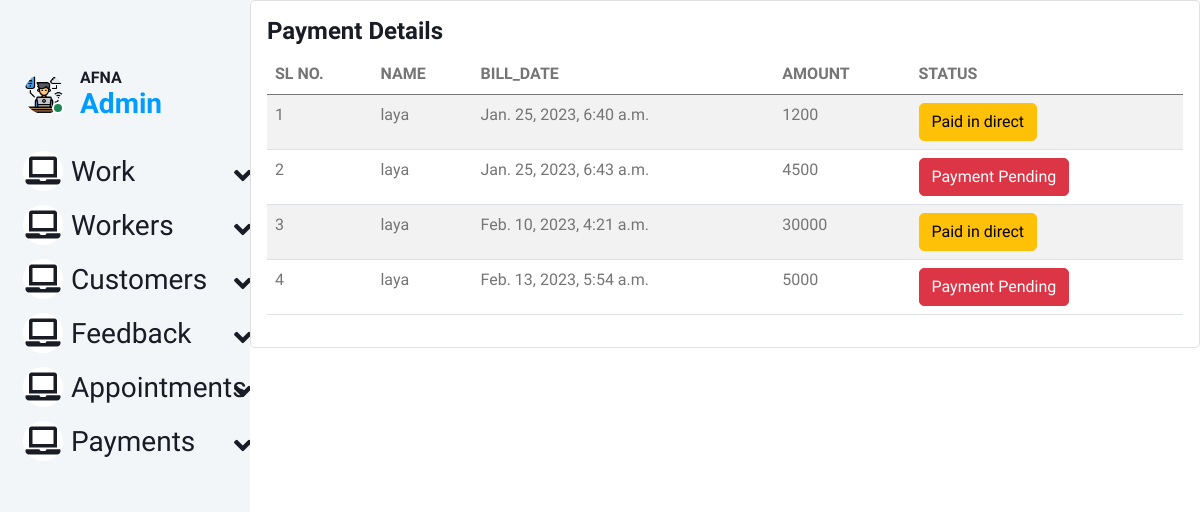
The app's page /view_bill with its own data.
### online_home_service_app/models.py (models this page shows)
class Bill(models.Model):
    name = models.ForeignKey(Register, on_delete=models.CASCADE)
    bill_date = models.DateTimeField(auto_now_add=True)
    amount = models.IntegerField()
    paid_on = models.DateField(auto_now=True)
    status = models.IntegerField(default=0)

class Register(models.Model):
    user = models.OneToOneField(Login,on_delete=models.CASCADE)
    name = models.CharField(max_length=100)
    address = models.CharField(max_length=100)
    mobile = models.CharField(max_length=10)
    email = models.EmailField()
    def __str__(self):
        return self.name

### online_home_service_app/views.py (the view)
# urls.py: path("view_bill", views.view_bill, name="view_bill"),
def view_bill(request):
    bill = Bill.objects.all()
    print(bill)
    return render(request, 'admin/view_payment_details.html', {'bill': bill})

### templates/admin/view_payment_details.html
{% extends 'admin/admin base.html' %}
{% load crispy_forms_tags %}
{% block content %}
<div class="col-lg-18 grid-margin stretch-card">
              <div class="card">
                <div class="card-body">
                  <h4 class="card-title">Payment Details</h4>
                  <div class="table-responsive">
                    <table class="table table-striped">
                      <thead>
                        <tr>
                          <th>SL NO.</th>
                          <th>NAME</th>
                          <th>BILL_DATE</th>
                          <th>AMOUNT</th>
                          <th>STATUS</th>
                        </tr>
                      </thead>
                      <tbody>
                      {% for i in bill %}
                        <tr>
                          <td>{{forloop.counter}}</td>
                          <td>{{ i.name }}</td>
                          <td>{{ i.bill_date }}</td>
                          <td>{{ i.amount }}</td>
                          <td>
                              {% if i.status == 0 %}
                        <button type="button" class="btn btn-danger">Payment Pending</button>
                        {% elif i.status == 1 %}
                        <button type="button" class="btn btn-warning">Payment Confirmed</button>
                            {% elif i.status == 2 %}
                        <button type="button" class="btn btn-warning">Paid in direct</button>
                              {% endif %}
                          </td>
                        </tr>
                      {% endfor %}
                      </tbody>
                    </table>
                  </div>
                </div>
              </div>
            </div>
{% endblock %}

### static/static1/assets2/css/style.css (style rules this page uses)
:root { --primary: #009CFF; --light: #F3F6F9; --dark: #191C24; }
.btn { transition: .5s; }

### records on screen
Bill: name "laya", bill_date "Jan. 25, 2023, 6:40 a.m.", amount "1200", status "Paid in direct"
Bill: name "laya", bill_date "Jan. 25, 2023, 6:43 a.m.", amount "4500", status "Payment Pending"
Bill: name "laya", bill_date "Feb. 10, 2023, 4:21 a.m.", amount "30000", status "Paid in direct"
Bill: name "laya", bill_date "Feb. 13, 2023, 5:54 a.m.", amount "5000", status "Payment Pending"
